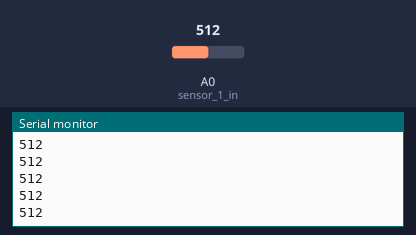
Simulated run of this sketch. Board: Arduino Uno, built with avr-gcc and run on an emulated ATmega328P. Shown: the last lines printed to the serial monitor. The inputs (shaded band) are chosen by the test bench; at power-on: A0 (sensor_1_in) = 512.

Above: at 2.2 s.
2.3 s: A0 (sensor_1_in) set to 716
At 3.4 s:
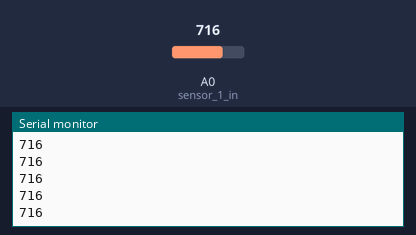
3.8 s: A0 (sensor_1_in) set to 900
At 4.9 s:
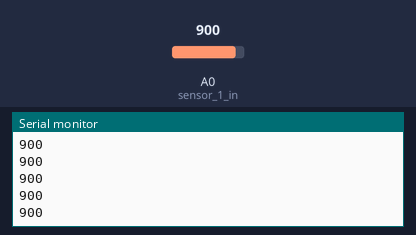
Timing chart, 0 to 6.8 s (numbered marks = the images above; inputs shaded):
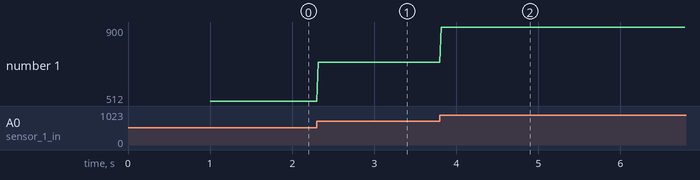

The sketch:

single_sensor_serial_print.ino
```cpp
void setup() {
#define sensor_1_in A0
while(!Serial);
pinMode(sensor_1_in, INPUT);
Serial.begin(9600);
Serial.println("Starting");
delay(1000);
}

void loop() {
  int reading = analogRead(A0);
  Serial.println(reading);
  delay(20);
}
```

Measured:
- after the input at 2.3 s, the serial monitor: prints a new line at once (image 1)
- after the input at 3.8 s, the serial monitor: prints a new line at once (image 2)
- plotted number 1: 512 → 716 after the input at 2.3 s, 716 → 900 after the input at 3.8 s
